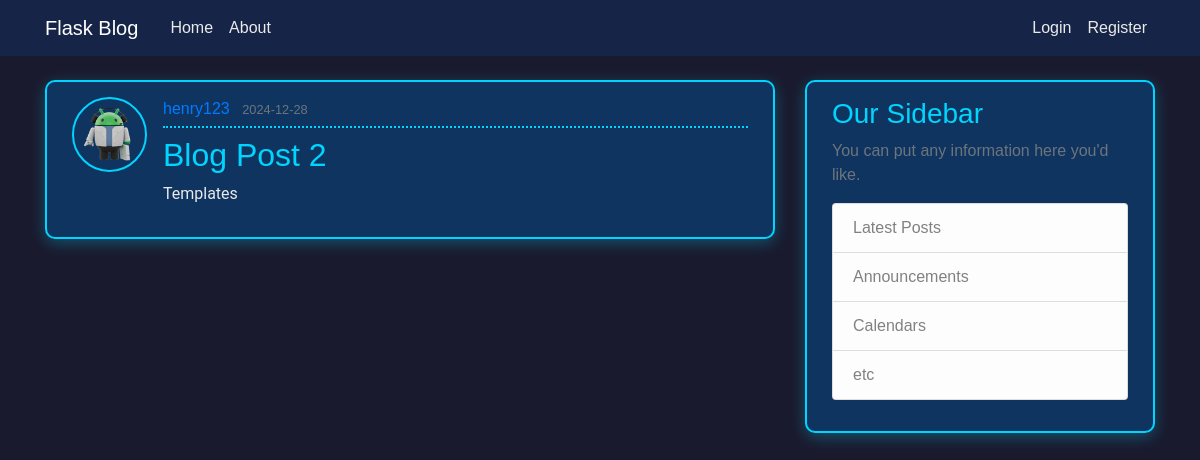
The page /post/5 on the database its author committed.
### flaskblog/models.py (models this page shows, shortened)
class User(db.Model, UserMixin):
    id = db.Column(db.Integer, primary_key=True)
    username = db.Column(db.String(20), unique=True, nullable=False)
    email = db.Column(db.String(120), unique=True, nullable=False)
    image_file = db.Column(db.String(20), nullable=False, default='default.jpg')
    password = db.Column(db.String(60), nullable=False)
    posts = db.relationship('Post', backref='author', lazy=True)

class Post(db.Model):
    id = db.Column(db.Integer, primary_key=True)
    title = db.Column(db.String(100), nullable=False)
    date_posted = db.Column(db.DateTime, nullable=False, default=datetime.utcnow)
    content = db.Column(db.Text, nullable=False)
    user_id = db.Column(db.Integer, db.ForeignKey('user.id'), nullable=False)

### flaskblog/routes.py (the view)
@app.route("/post/<int:post_id>")  # 定義路由，帶有文章 ID 的參數
def post(post_id):  # 定義函數，用於顯示特定文章
    post = Post.query.get_or_404(post_id)  # 從資料庫查詢文章，如果不存在則返回 404 錯誤
    return render_template('post.html', title=post.title, post=post)

### flaskblog/templates/post.html (shortened to what this page needs)
{% extends "layout.html" %}
{% block content %}
  <article class="media content-section">
    <img class="rounded-circle article-img" src="{{ url_for('static', filename='profile_pics/' + post.author.image_file) }}">
    <div class="media-body">
      <div class="article-metadata">
        <a class="mr-2" href="#">{{ post.author.username }}</a>
        <small class="text-muted">{{ post.date_posted.strftime('%Y-%m-%d') }}</small>
      </div>
      <h2 class="article-title">{{ post.title }}</h2>
      <p class="article-content">{{ post.content }}</p>
    </div>
  </article>
{% endblock content %}

### flaskblog/static/main.css (style rules this page uses)
body { background: #1a1a2e; color: #eaeaea; font-family: 'Orbitron', sans-serif; margin-top: 5rem; }
h1, h2, h3, h4, h5, h6 { color: #00d4ff; }
.content-section { background: #0f3460; padding: 15px 25px; border: 2px solid #00d4ff; border-radius: 10px; margin-bottom: 20px; box-shadow: 0 4px 15px rgba(0, 212, 255, 0.3); }
.article-title { color: #00d4ff; }
.article-content { white-space: pre-line; font-family: 'Roboto', sans-serif; color: #eaeaea; }
.article-img { height: 75px; width: 75px; margin-right: 16px; border: 2px solid #00d4ff; border-radius: 10%; }
.article-metadata { padding-bottom: 5px; margin-bottom: 8px; border-bottom: 2px dotted #00d4ff; }

### rows shown on the page
User: image_file (picture), author.username "henry123"
Post: date_posted "2024-12-28", title "Blog Post 2", content "Templates"
